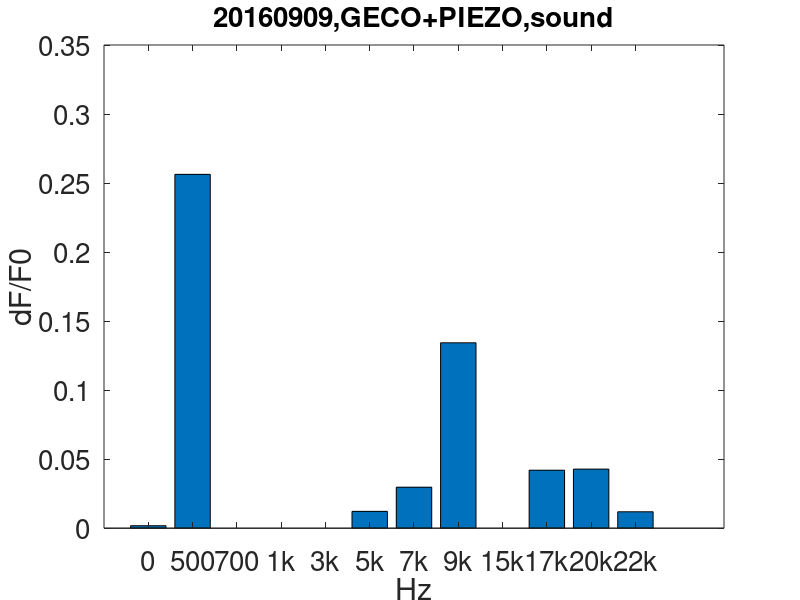

Write MATLAB code to recreate this figure.
LInt=[0.0018,0.2563,0.0000,0.0000,0.0000,0.0122,0.0297,0.1343,0.0000,0.0420,0.0428,0.0119,];
LHz ={'0',   '500', '700', '1k',  '3k',  '5k',  '7k',  '9k',  '15k', '17k', '20k', '22k', };
Title = '20160909,GECO+PIEZO,sound';
bar(LInt);
set(gca,'XTickLabel',LHz,'fontsize',20);
xlabel('Hz'),ylabel('dF/F0');
set(title(Title),'fontsize',20);